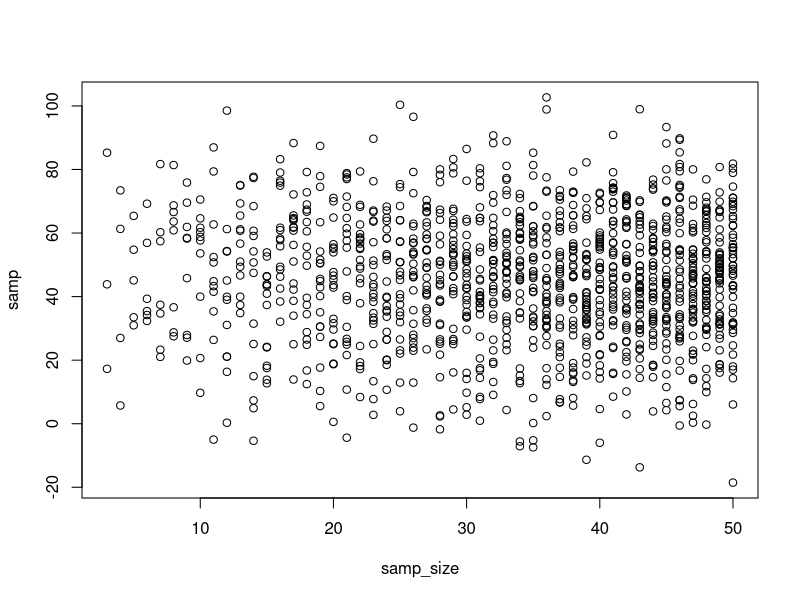
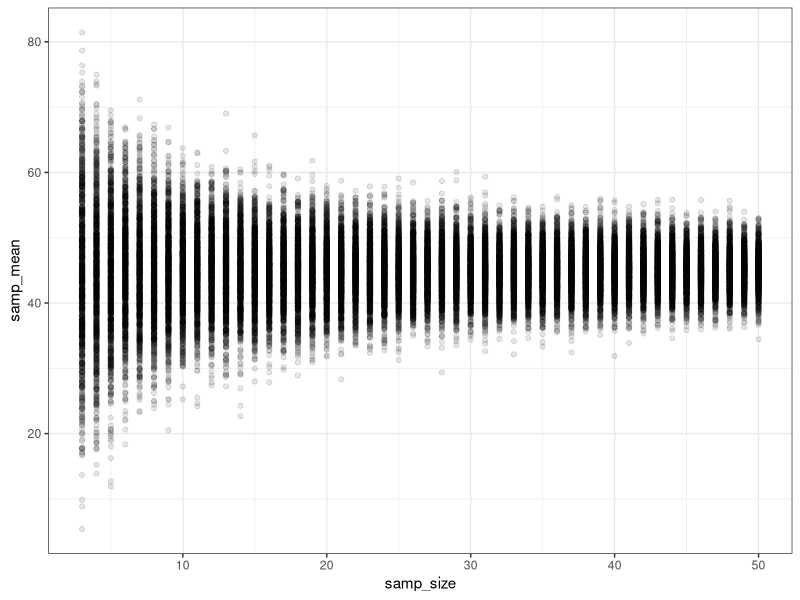
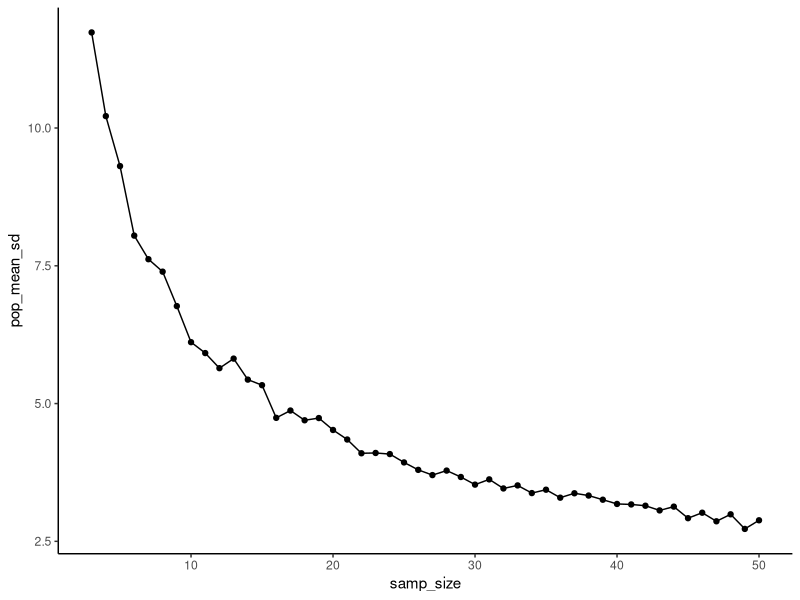

Reproduce these figures in R, in order.
## ---- chunk 1
knitr::opts_chunk$set(echo = TRUE,
                      message = FALSE,
                      warning = FALSE)
## ---- chunk 2
# libraries
library(dplyr)
library(ggplot2)
theme_set(theme_bw(base_size = 12))
## ---- chunk 3
replicate(n = 5, sum(1:10))
## ---- chunk 4
library(purrr)
map_dbl(1:5, ~sum(1:10))
## ---- chunk 5
map_df(1:10, ~data.frame(x = .x, y = sum(1:.x)))
## ---- chunk 6
map_df(1:10, ~data.frame(x = .x, y = cumsum(1:.x)))
## ---- chunk 7
my_vec <- c(11, 10, 10, 9, 10, 11, 10, 9, 10, 
            12, 9, 11, 8, 11, 11, 10, 11, 10, 
            11, 9)
## ---- chunk 8
set.seed(323)
samp <- rnorm(n = 40, mean = 10, sd = 3)
## ---- chunk 9
rbinom(10, size = 30, prob = 0.5)
## ---- chunk 10
runif(10, min = -1, max = 1)
## ---- chunk 11
# our assumptions
mean_pop <- 45
sd_pop <- 20

# use rep to repeat the sample sizes 3 through 50
samp_sim <- data.frame(samp_size = 3:50)
## ---- chunk 12
samp_sim_1 <- samp_sim %>%
  rowwise(samp_size) %>%
  summarize(samp = rnorm(samp_size, mean_pop, sd_pop))

plot(samp ~ samp_size, data = samp_sim_1)
## ---- chunk 13
samp_sim_means_2 <- samp_sim %>%
  rowwise(samp_size) %>%
  summarize(samp_mean = 
              replicate(2, rnorm(samp_size, mean_pop, sd_pop) %>% mean()))

samp_sim_means_2
## ---- chunk 14
# Take a data frame with a bunch of sample sizes
# For each row
# Replicate calculating the mean from a random draw some number of times
## ---- chunk 15
# Take a data frame with a bunch of sample sizes
sim_results <- samp_sim %>%

  # For each row
  rowwise(samp_size) %>%
  
  # Replicate calculating the mean from a random draw some number of times
  summarize(samp_mean = map_dbl(1:1000, 
                                ~ rnorm(samp_size, mean_pop, sd_pop) %>%
                                  mean()))
## ---- chunk 16
# Take a data frame with a bunch of sample sizes
sim_results <- samp_sim %>%

  # For each row
  rowwise(samp_size) %>%
  
  # Replicate calculating the mean 
  # and Sdfrom a random draw some number of times
  summarize(map_df(1:1000, 
                   ~data.frame(sim = .x,
                               samp_mean = rnorm(samp_size,
                                                 mean_pop, 
                                                 sd_pop) %>%
                                 mean(),
                               samp_sd = rnorm(samp_size,
                                               mean_pop, 
                                               sd_pop) %>%
                                 sd())))

sim_results
## ---- chunk 17
ggplot(sim_results,
       mapping = aes(x = samp_size,
                     y = samp_mean)) +
  geom_point(alpha = 0.1) +
  theme_bw()
## ---- chunk 18
# Take our sampSim data
# Group it by sample size
# Take the SD of the sample size
# ungroup the resulting data
# Sort it by SD
# Look at the top 5 entries.
## ---- chunk 19
# Take our sampSim data
sampSim_summary <- sim_results %>%
  # Group it by sample size
  group_by(samp_size) %>%
  # Take the SD of the sample size
  summarize(pop_mean_sd = sd(samp_mean))

## ---- chunk 20
sampSim_summary <- sampSim_summary %>%
  # Sort it by SD
  arrange(pop_mean_sd)

sampSim_summary
## ---- chunk 21
ggplot(sampSim_summary,
       mapping = aes(x = samp_size, y = pop_mean_sd)) +
  geom_point() +
  geom_line() +
  theme_classic()
## ---- chunk 22
mean(samp)

sd(samp)

median(samp)
## ---- chunk 23
IQR(samp)
## ---- chunk 24
#quartiles by defeault
quantile(samp)

#or, get what you want
quantile(samp, probs = c(0.05, 0.1, 0.5, 0.9, 0.95))
## ---- chunk 25
set.seed(2020)
samp <- rnorm(n = 40, mean = 10, sd = 3)
## ---- chunk 26
one_boot <- sample(samp, size = length(samp), replace = TRUE)
## ---- chunk 27
median_sims <- replicate(n = 100, 
                         median(sample(samp,length(samp), replace=TRUE)))

sd(median_sims)
## ---- chunk 28

one_boot_median <- function(samp){
  sample(samp, 
         size = length(samp),
         replace = TRUE) |>
    median()
}

meadian_from_boot <- function(n, pop_mean = 0, pop_sd = 1,
                              n_boot = 1000){
  
  # draw a sample
  samp <- rnorm(n, mean = pop_mean, sd = pop_sd)
  
  # get a bootstrap resample
  sims <- replicate(n_boot,one_boot_median(samp))
  
  # return the sims
  sims
}

# hey, it's the se from bootstrapping for ONE sample
# drawn from a population at n = 4
meadian_from_boot(4) |> sd()
